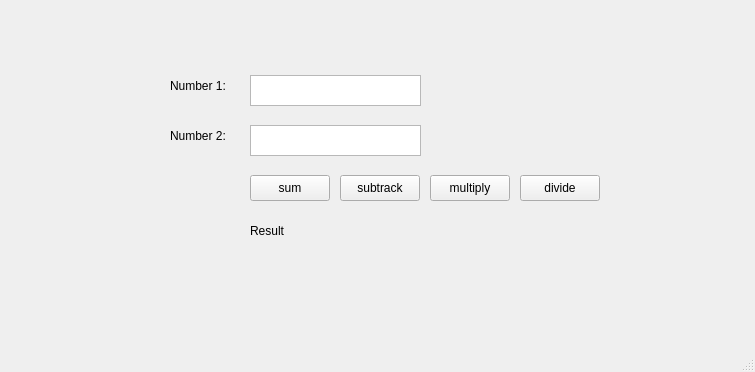
<?xml version="1.0" encoding="UTF-8"?>
<ui version="4.0">
 <class>MainWindow</class>
 <widget class="QMainWindow" name="MainWindow">
  <property name="geometry">
   <rect>
    <x>0</x>
    <y>0</y>
    <width>755</width>
    <height>372</height>
   </rect>
  </property>
  <property name="windowTitle">
   <string>MainWindow</string>
  </property>
  <widget class="QWidget" name="centralwidget">
   <widget class="QLabel" name="label">
    <property name="geometry">
     <rect>
      <x>170</x>
      <y>75</y>
      <width>71</width>
      <height>21</height>
     </rect>
    </property>
    <property name="text">
     <string>Number 1: </string>
    </property>
   </widget>
   <widget class="QLabel" name="label_2">
    <property name="geometry">
     <rect>
      <x>170</x>
      <y>125</y>
      <width>71</width>
      <height>21</height>
     </rect>
    </property>
    <property name="text">
     <string>Number 2:</string>
    </property>
   </widget>
   <widget class="QTextEdit" name="txt_sayi1">
    <property name="geometry">
     <rect>
      <x>250</x>
      <y>75</y>
      <width>171</width>
      <height>31</height>
     </rect>
    </property>
   </widget>
   <widget class="QTextEdit" name="txt_sayi2">
    <property name="geometry">
     <rect>
      <x>250</x>
      <y>125</y>
      <width>171</width>
      <height>31</height>
     </rect>
    </property>
   </widget>
   <widget class="QPushButton" name="pushButton">
    <property name="geometry">
     <rect>
      <x>250</x>
      <y>175</y>
      <width>80</width>
      <height>26</height>
     </rect>
    </property>
    <property name="text">
     <string>sum</string>
    </property>
   </widget>
   <widget class="QPushButton" name="pushButton_2">
    <property name="geometry">
     <rect>
      <x>340</x>
      <y>175</y>
      <width>80</width>
      <height>26</height>
     </rect>
    </property>
    <property name="text">
     <string>subtrack</string>
    </property>
   </widget>
   <widget class="QPushButton" name="pushButton_3">
    <property name="geometry">
     <rect>
      <x>430</x>
      <y>175</y>
      <width>80</width>
      <height>26</height>
     </rect>
    </property>
    <property name="text">
     <string>multiply</string>
    </property>
   </widget>
   <widget class="QPushButton" name="pushButton_4">
    <property name="geometry">
     <rect>
      <x>520</x>
      <y>175</y>
      <width>80</width>
      <height>26</height>
     </rect>
    </property>
    <property name="text">
     <string>divide</string>
    </property>
   </widget>
   <widget class="QLabel" name="lbl_sonuc">
    <property name="geometry">
     <rect>
      <x>250</x>
      <y>220</y>
      <width>141</width>
      <height>21</height>
     </rect>
    </property>
    <property name="text">
     <string>Result</string>
    </property>
   </widget>
  </widget>
  <widget class="QMenuBar" name="menubar">
   <property name="geometry">
    <rect>
     <x>0</x>
     <y>0</y>
     <width>755</width>
     <height>21</height>
    </rect>
   </property>
  </widget>
  <widget class="QStatusBar" name="statusbar"/>
 </widget>
 <resources/>
 <connections/>
</ui>
